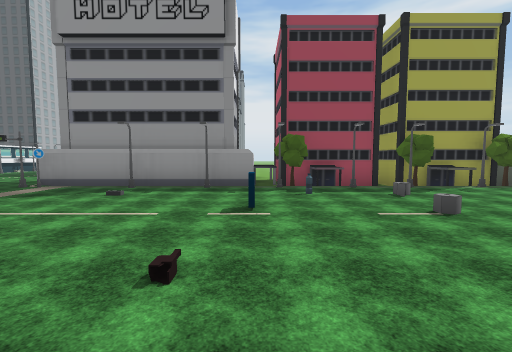
view 1 (above)

24 first-person views from a walk through a Unity game level. The camera is 1.3 m above the floor, tilts 4° down and sees 90° across. The floor is counted in squares, 2 m on a side. Each view is taken from the middle of a square. On the plan, view 1 faces up. The plan holds only what a view shows up to about 9 squares ahead; the rest is blank. The place goes on beyond the plan. Some surface patterns are stand-ins.

view 2
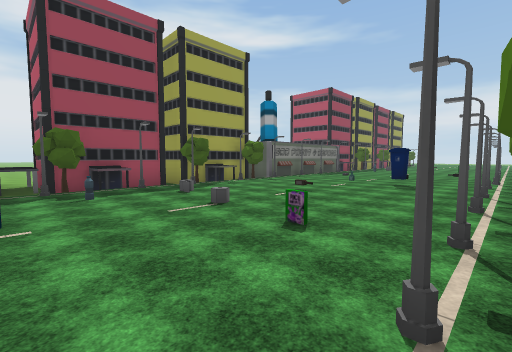

view 3
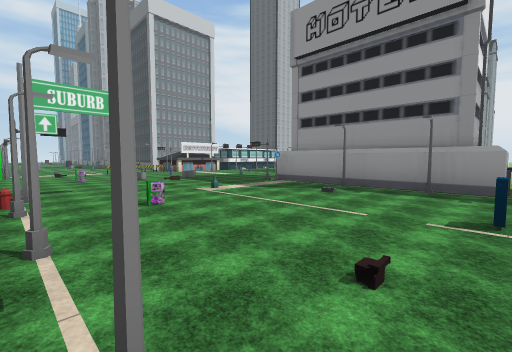

view 4
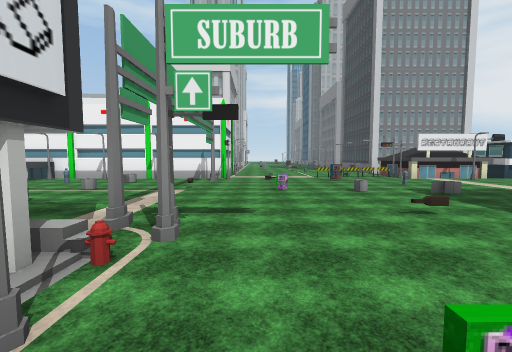

view 5
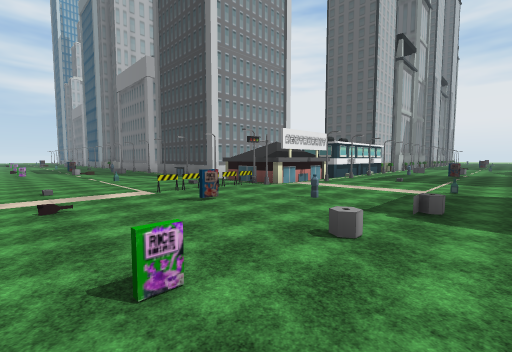

view 6
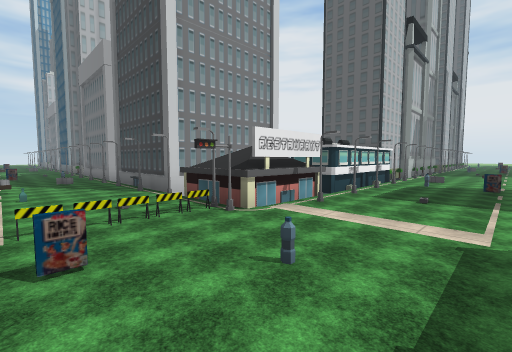

view 7
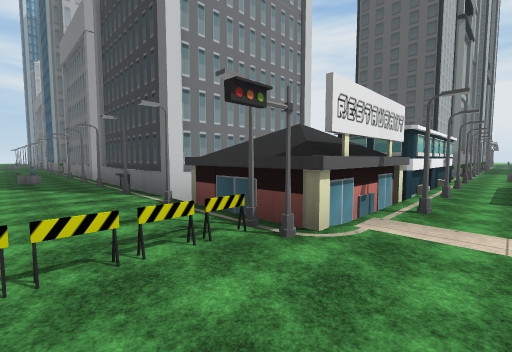

view 8
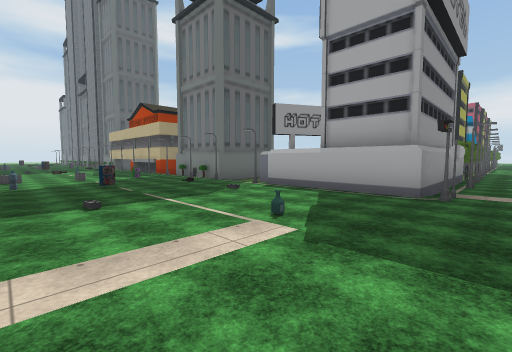

view 9
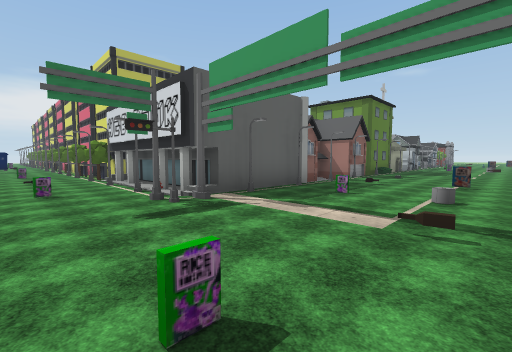

view 10
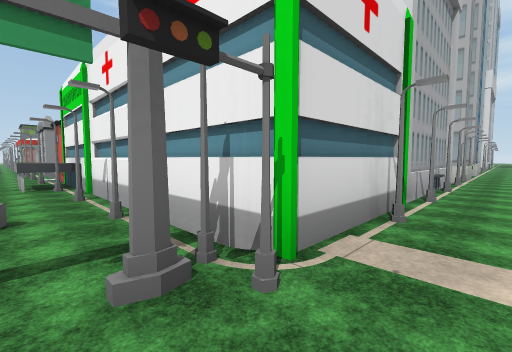

view 11
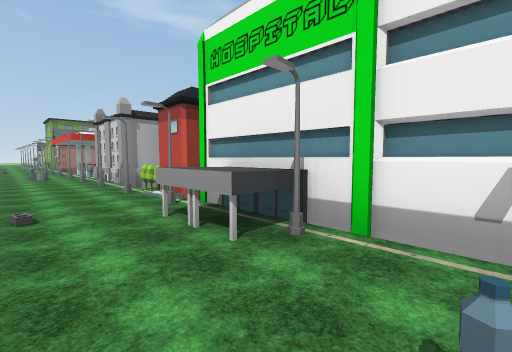

view 12
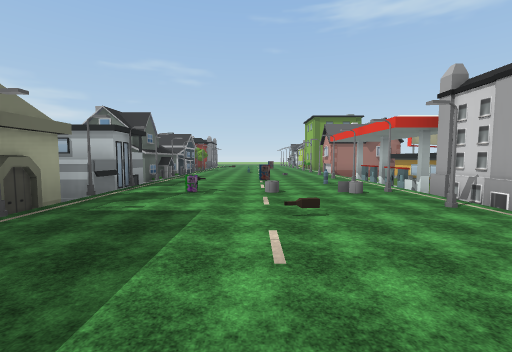

view 13
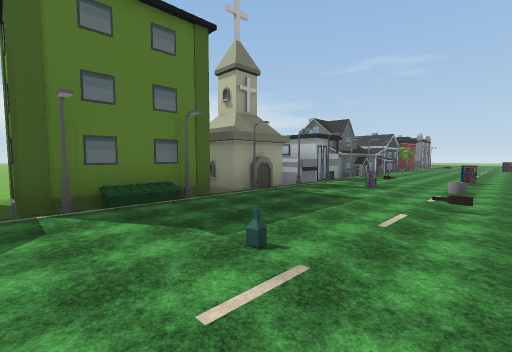

view 14
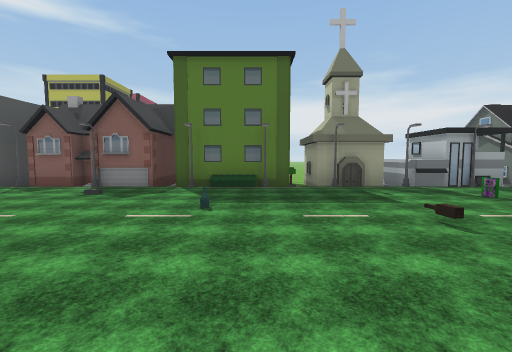

view 15
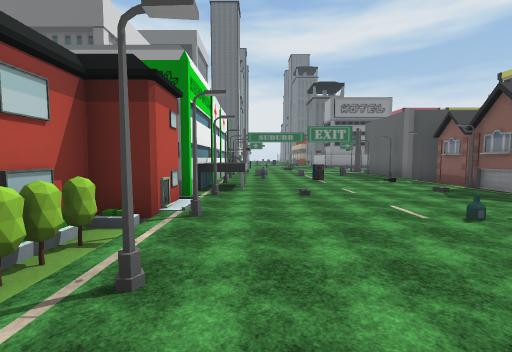

view 16
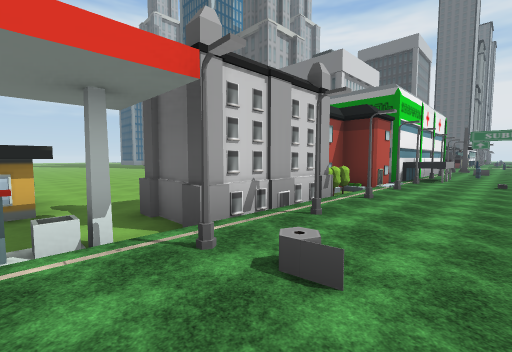

view 17
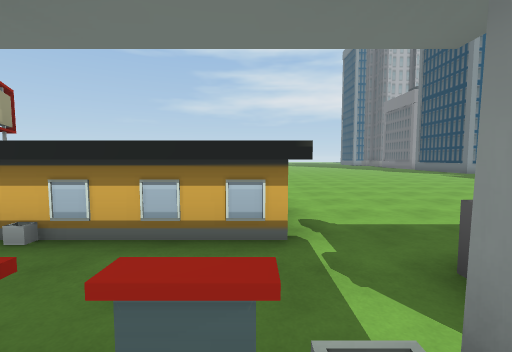

view 18
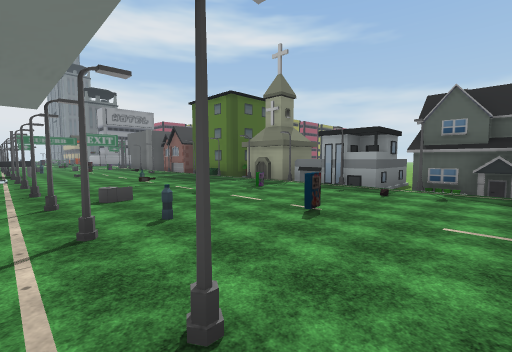

view 19
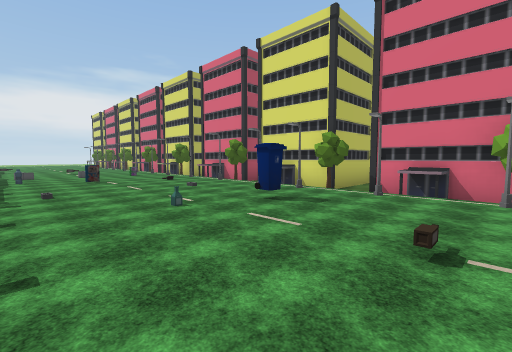

view 20
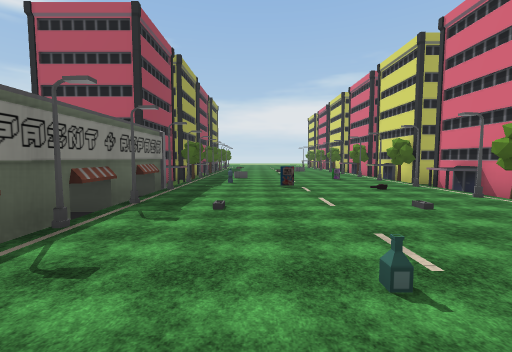

view 21
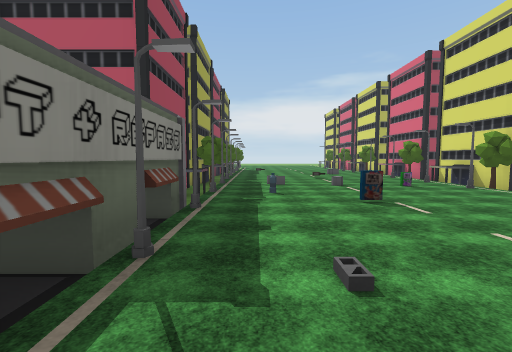

view 22
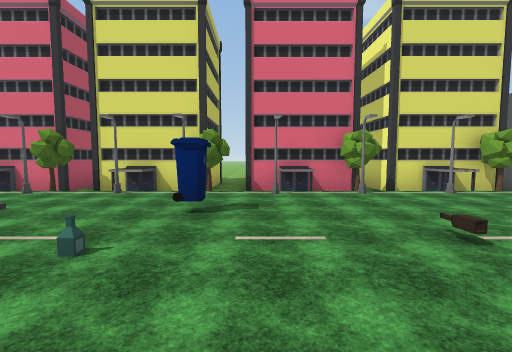

view 23
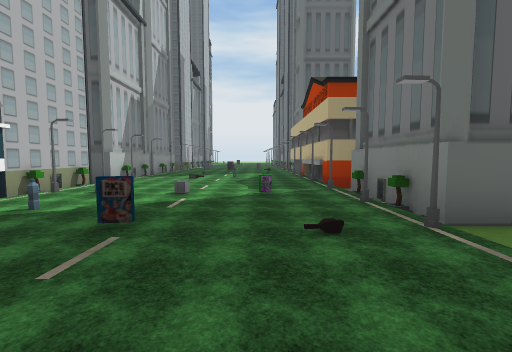

view 24
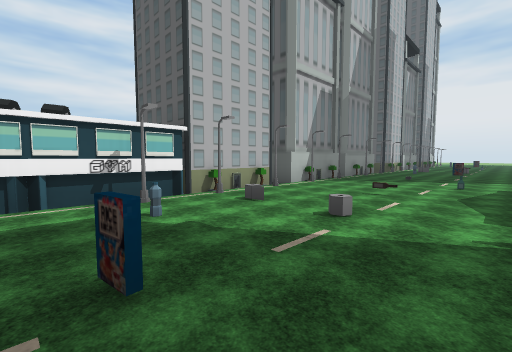

### Floor plan
Key: @ floor where view 1 was taken; # wall or solid block; x gap in a wall; . main floor; - floor 0.25 m lower than the main floor; / step, stairs or slope; ^ raised ledge; S sign; T streetlight; R tree; B bottle; W tower; O other object.
Columns run from 20 left of view 1 to 15 right of it. Each row starts with its distance up from view 1.
 19         #O....
 18         #...O..O
 17         #O.....#
 16         #T.....O
 15         #....../#
 14         #T...O.T
 13          T.....T
 12          TB..../#
 11          T..O..T#
 10       W  O.....O
  9       W xT.....^    ##
  8       W OT.....^    ##  #
  7       WOOO..B..^    ######## ###  ##
  6 OWTTWTWTTO.....S#T#T#TTTRTROT#TT/T/R
  5 O.......O..B.........B...........O.O
  4 ........O...........................
  3 ........O.O./.......O...........O...
  2  O..........O...O.....O....O......O.
  1 ...............O.....T..T..T........
  0 #TTWTT/T#T.....ST.TT@RT.R^TR.TR.TRTT
 -1         #......T##############T#####
 -2         #T.....##      #   #   #
 -3         #....O.O#          #
 -4    WWW  #TB..../
 -5         #T..O./T#
 -6         #^.....TO
 -7         #T.....#
 -8 --      ##.....###---
 -9 ---     #T.....T
-10 ----    R......T
-11 -----   OT.....###
-12 -------  T.....T#
-13 --------##.....T#
-14 --------OT...O.OO
-15       ^-x.B....T#O
-16       ^-#T..O..O#O
-17       ^--TT....T#O
-18       ^  /.....  O

Where each view was taken, in squares from view 1:
view 1: 0 up, 0 right, facing up
view 2: 0 up, 0 right, facing up-right
view 3: 0 up, 0 right, facing up-left
view 4: 1 up, 3 left, facing left
view 5: 1 up, 7 left, facing up-left
view 6: 3 up, 8 left, facing up-left
view 7: 4 up, 10 left, facing up-left
view 8: 5 up, 10 left, facing up-right
view 9: 2 up, 9 left, facing down-right
view 10: 1 up, 10 left, facing down-left
view 11: 4 down, 9 left, facing down-left
view 12: 9 down, 8 left, facing down
view 13: 8 down, 9 left, facing down-right
view 14: 10 down, 11 left, facing right
view 15: 12 down, 10 left, facing up
view 16: 15 down, 9 left, facing up-left
view 17: 15 down, 11 left, facing left
view 18: 18 down, 11 left, facing up-right
view 19: 5 up, 4 right, facing down-right
view 20: 4 up, 6 right, facing right
view 21: 5 up, 8 right, facing right
view 22: 5 up, 6 right, facing down
view 23: 9 up, 7 left, facing up
view 24: 11 up, 7 left, facing up-left
